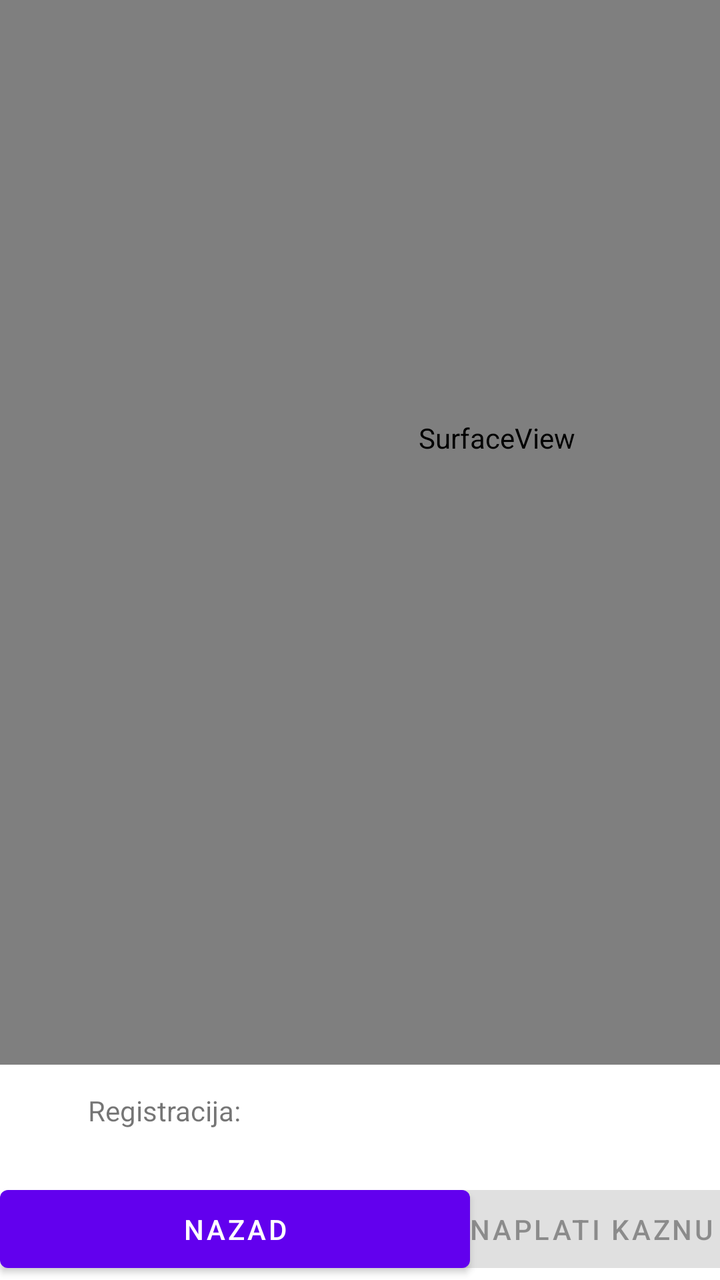
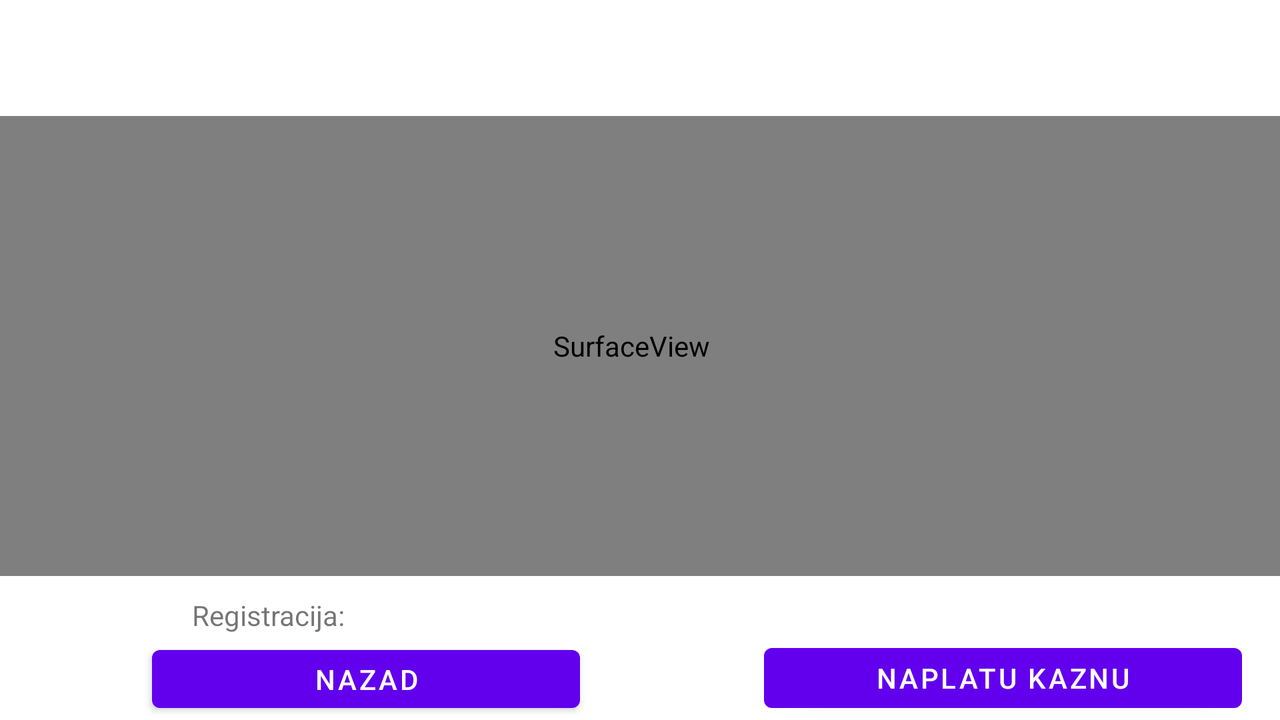

One screen, two layout resources from the same app: the default and the repository's alternative for another configuration. Each is rendered where Android would select it; the XML of both is given below.
<!-- AndroidManifest.xml: application theme Theme.ParkIT -->
<!-- res/layout/activity_kontrola_parkinga.xml -->
<?xml version="1.0" encoding="utf-8"?>

<androidx.constraintlayout.widget.ConstraintLayout xmlns:android="http://schemas.android.com/apk/res/android"
    xmlns:app="http://schemas.android.com/apk/res-auto"
    xmlns:tools="http://schemas.android.com/tools"
    android:layout_width="match_parent"
    android:layout_height="match_parent"
    tools:context=".KontrolaParkinga">

    <SurfaceView
        android:id="@+id/camera_field"
        android:layout_width="497dp"
        android:layout_height="627dp"
        android:layout_marginBottom="108dp"
        app:layout_constraintBottom_toBottomOf="parent"
        app:layout_constraintEnd_toEndOf="parent"
        app:layout_constraintHorizontal_bias="0.0"
        app:layout_constraintStart_toStartOf="parent" />

    <Button
        android:id="@+id/Nazad"
        android:layout_width="235dp"
        android:layout_height="51dp"
        android:text="Nazad"
        android:onClick="Nazad"
        app:layout_constraintBottom_toBottomOf="parent"
        app:layout_constraintStart_toStartOf="parent"
        app:layout_constraintTop_toBottomOf="@+id/camera_field"
        app:layout_constraintVertical_bias="1.0" />

    <TextView
        android:id="@+id/Registracija"
        android:layout_width="wrap_content"
        android:layout_height="wrap_content"
        android:layout_marginStart="44dp"
        android:layout_marginLeft="44dp"
        android:layout_marginBottom="20dp"
        android:text="Registracija:"
        app:layout_constraintBottom_toTopOf="@+id/Nazad"
        app:layout_constraintStart_toStartOf="parent"
        app:layout_constraintTop_toBottomOf="@+id/camera_field"
        app:layout_constraintVertical_bias="0.76" />

    <Button
        android:id="@+id/NapisiKaznubtn"
        android:layout_width="235dp"
        android:layout_height="51dp"
        android:layout_marginEnd="4dp"
        android:layout_marginRight="4dp"
        android:text="Naplati kaznu"
        android:onClick="NapisiKaznu"
        android:enabled="false"
        app:layout_constraintBottom_toBottomOf="parent"
        app:layout_constraintEnd_toEndOf="parent"
        app:layout_constraintStart_toEndOf="@+id/Nazad"
        app:layout_constraintTop_toBottomOf="@+id/camera_field"
        app:layout_constraintVertical_bias="1.0" />

    <TextView
        android:id="@+id/potvrda"
        android:layout_width="wrap_content"
        android:layout_height="wrap_content"
        android:layout_marginStart="260dp"
        android:layout_marginLeft="260dp"
        app:layout_constraintBottom_toBottomOf="parent"
        app:layout_constraintStart_toStartOf="parent"
        app:layout_constraintTop_toBottomOf="@+id/camera_field"
        app:layout_constraintVertical_bias="0.146" />

</androidx.constraintlayout.widget.ConstraintLayout>
<!-- resources referenced by this layout -->
<resources>
  <style name="Theme.ParkIT" parent="Theme.MaterialComponents.DayNight.DarkActionBar">
          
          <item name="colorPrimary">@color/purple_500</item>
          <item name="colorPrimaryVariant">@color/purple_700</item>
          <item name="colorOnPrimary">@color/white</item>
          
          <item name="colorSecondary">@color/teal_200</item>
          <item name="colorSecondaryVariant">@color/teal_700</item>
          <item name="colorOnSecondary">@color/black</item>
          
          <item name="android:statusBarColor" tools:targetApi="l">?attr/colorPrimaryVariant</item>
          
      </style>
</resources>
<!-- res/layout-land/activity_kontrola_parkinga.xml (the repository's variant of the layout above) -->
<!-- drawn on the phone turned sideways -->
<?xml version="1.0" encoding="utf-8"?>
<androidx.constraintlayout.widget.ConstraintLayout xmlns:android="http://schemas.android.com/apk/res/android"
    xmlns:app="http://schemas.android.com/apk/res-auto"
    xmlns:tools="http://schemas.android.com/tools"
    android:layout_width="match_parent"
    android:layout_height="match_parent"
    tools:context=".KontrolaParkinga">

    <SurfaceView
        android:id="@+id/camera_field"
        android:layout_width="726dp"
        android:layout_height="230dp"
        android:layout_marginBottom="72dp"
        app:layout_constraintBottom_toBottomOf="parent"
        app:layout_constraintEnd_toEndOf="parent"
        app:layout_constraintHorizontal_bias="0.555"
        app:layout_constraintStart_toStartOf="parent" />

    <Button
        android:id="@+id/Nazad"
        android:layout_width="214dp"
        android:layout_height="41dp"
        android:layout_marginStart="76dp"
        android:layout_marginLeft="76dp"
        android:text="Nazad"
        android:onClick="Nazad"
        app:layout_constraintBottom_toBottomOf="parent"
        app:layout_constraintStart_toStartOf="parent"
        app:layout_constraintTop_toBottomOf="@+id/camera_field"
        app:layout_constraintVertical_bias="1.0" />

    <TextView
        android:id="@+id/Registracija"
        android:layout_width="wrap_content"
        android:layout_height="wrap_content"
        android:layout_marginStart="96dp"
        android:layout_marginLeft="96dp"
        android:text="Registracija:"
        app:layout_constraintBottom_toBottomOf="parent"
        app:layout_constraintStart_toStartOf="parent"
        app:layout_constraintTop_toBottomOf="@+id/camera_field"
        app:layout_constraintVertical_bias="0.188" />

    <Button
        android:id="@+id/NapisiKaznubtn"
        android:layout_width="239dp"
        android:layout_height="42dp"
        android:layout_marginEnd="4dp"
        android:layout_marginRight="4dp"
        android:text="Naplatu kaznu"
        android:onClick="NapisiKaznu"
        app:layout_constraintBottom_toBottomOf="parent"
        app:layout_constraintEnd_toEndOf="parent"
        app:layout_constraintHorizontal_bias="0.859"
        app:layout_constraintStart_toEndOf="@+id/Nazad"
        app:layout_constraintTop_toBottomOf="@+id/camera_field"
        app:layout_constraintVertical_bias="1.0" />

    <TextView
        android:id="@+id/potvrda"
        android:layout_width="wrap_content"
        android:layout_height="wrap_content"
        android:layout_marginStart="396dp"
        android:layout_marginLeft="396dp"
        app:layout_constraintBottom_toBottomOf="parent"
        app:layout_constraintStart_toStartOf="parent"
        app:layout_constraintTop_toBottomOf="@+id/camera_field"
        app:layout_constraintVertical_bias="0.193" />

</androidx.constraintlayout.widget.ConstraintLayout>
